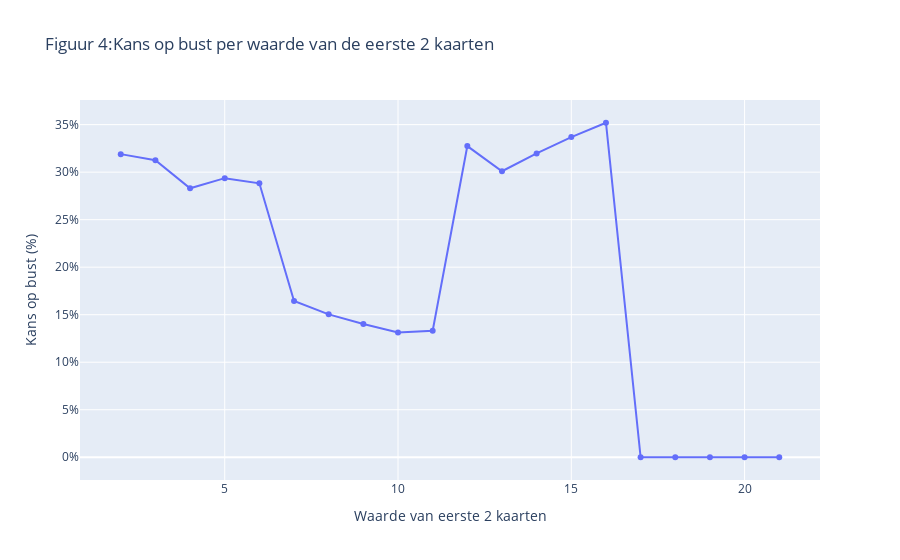

Write notebook code for a chart like this one.
### Markdown cell above
In figuur 3 staan de win, loss en push percentages zijn na het totaal van de eerste twee kaarten. Als het totaal van de eerste twee kaarten bijvoorbeeld elf is, is het win percentage 53.8%, het loss percentage ongeveer 40% en het push percentage ongeveer 10%. Eigenlijk kan de speler na de eerste twee kaarten al zien hoe groot zijn of haar winkansen zijn. De twee kaarten worden gegeven aan de speler, hij of zij heeft hier geen invloed op en dus kan er een conclusie worden getrokken dat er sprake is van geluk. De eerste twee kaarten hebben heel veel invloed op het succes van de speler. Er zit veel verschil tussen de win percentages en hier kan de speler zelf niks aan doen. Omdat de speler niks kan doen is er ook geen sprake van een strategie die hij of zij kan toepassen.

### Code cell
bust_probabilities = df.groupby('ply2cardsum')['plybustbeat'].apply(lambda x: (x == 'Bust').mean()).reset_index(name='probability')

fig = go.Figure(data=go.Scatter(x=bust_probabilities['ply2cardsum'], y=bust_probabilities['probability'], mode='lines+markers'))

fig.update_layout(title='Figuur 4:Kans op bust per waarde van de eerste 2 kaarten',
                  xaxis_title='Waarde van eerste 2 kaarten',
                  yaxis_title='Kans op bust (%)')

fig.update_yaxes(tickformat='.0%')

fig.show()

### Figure 1 — Plotly figure (JSON) as saved in the notebook; plotly's stock layout.template omitted (floating-point values rounded to 4 significant figures)
{"data": [{"mode": "lines+markers", "type": "scatter", "x": [2, 3, 4, 5, 6, 7, 8, 9, 10, 11, 12, 13, 14, 15, 16, 17, 18, 19, 20, 21], "y": [0.3189, 0.3125, 0.283, 0.2937, 0.2882, 0.1645, 0.1504, 0.1402, 0.1313, 0.1332, 0.3274, 0.3009, 0.3197, 0.3369, 0.352, 0, 0, 0, 0, 0]}], "layout": {"title": {"text": "Figuur 4:Kans op bust per waarde van de eerste 2 kaarten"}, "xaxis": {"title": {"text": "Waarde van eerste 2 kaarten"}}, "yaxis": {"tickformat": ".0%", "title": {"text": "Kans op bust (%)"}}}}
